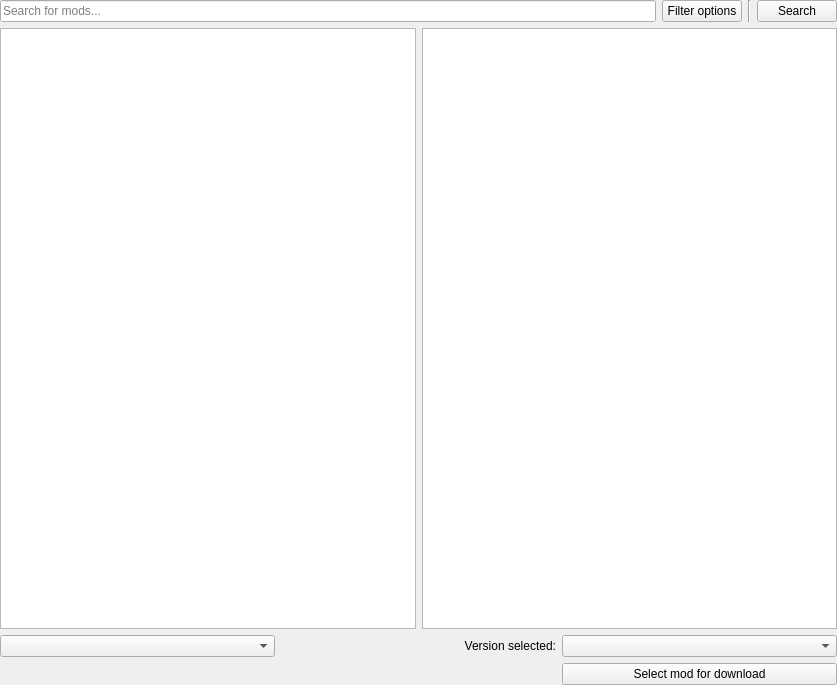
<?xml version="1.0" encoding="UTF-8"?>
<ui version="4.0">
 <class>ModPage</class>
 <widget class="QWidget" name="ModPage">
  <property name="geometry">
   <rect>
    <x>0</x>
    <y>0</y>
    <width>837</width>
    <height>685</height>
   </rect>
  </property>
  <layout class="QGridLayout" name="gridLayout">
   <property name="leftMargin">
    <number>0</number>
   </property>
   <property name="topMargin">
    <number>0</number>
   </property>
   <property name="rightMargin">
    <number>0</number>
   </property>
   <property name="bottomMargin">
    <number>0</number>
   </property>
   <item row="1" column="0" colspan="4">
    <layout class="QGridLayout" name="gridLayout_3">
     <item row="1" column="2">
      <widget class="QTextBrowser" name="packDescription">
       <property name="openExternalLinks">
        <bool>true</bool>
       </property>
       <property name="openLinks">
        <bool>true</bool>
       </property>
      </widget>
     </item>
     <item row="1" column="0">
      <widget class="QListView" name="packView">
       <property name="horizontalScrollBarPolicy">
        <enum>Qt::ScrollBarAlwaysOff</enum>
       </property>
       <property name="alternatingRowColors">
        <bool>true</bool>
       </property>
       <property name="iconSize">
        <size>
         <width>48</width>
         <height>48</height>
        </size>
       </property>
      </widget>
     </item>
    </layout>
   </item>
   <item row="0" column="3">
    <widget class="QPushButton" name="searchButton">
     <property name="text">
      <string>Search</string>
     </property>
    </widget>
   </item>
   <item row="0" column="0">
    <widget class="QLineEdit" name="searchEdit">
     <property name="placeholderText">
      <string>Search for mods...</string>
     </property>
    </widget>
   </item>
   <item row="2" column="0" colspan="4">
    <layout class="QGridLayout" name="gridLayout_4" columnstretch="0,0,0">
     <item row="0" column="2">
      <widget class="QComboBox" name="versionSelectionBox"/>
     </item>
     <item row="0" column="1">
      <widget class="QLabel" name="label">
       <property name="text">
        <string>Version selected:</string>
       </property>
       <property name="alignment">
        <set>Qt::AlignRight|Qt::AlignTrailing|Qt::AlignVCenter</set>
       </property>
      </widget>
     </item>
     <item row="0" column="0">
      <widget class="QComboBox" name="sortByBox"/>
     </item>
     <item row="1" column="2">
      <widget class="QPushButton" name="modSelectionButton">
       <property name="text">
        <string>Select mod for download</string>
       </property>
      </widget>
     </item>
    </layout>
   </item>
   <item row="0" column="1">
    <widget class="QPushButton" name="modFilterButton">
     <property name="text">
      <string>Filter options</string>
     </property>
    </widget>
   </item>
   <item row="0" column="2">
    <widget class="Line" name="line">
     <property name="orientation">
      <enum>Qt::Vertical</enum>
     </property>
    </widget>
   </item>
  </layout>
 </widget>
 <tabstops>
  <tabstop>searchEdit</tabstop>
  <tabstop>searchButton</tabstop>
  <tabstop>packView</tabstop>
  <tabstop>packDescription</tabstop>
  <tabstop>sortByBox</tabstop>
  <tabstop>versionSelectionBox</tabstop>
 </tabstops>
 <resources/>
 <connections/>
</ui>
